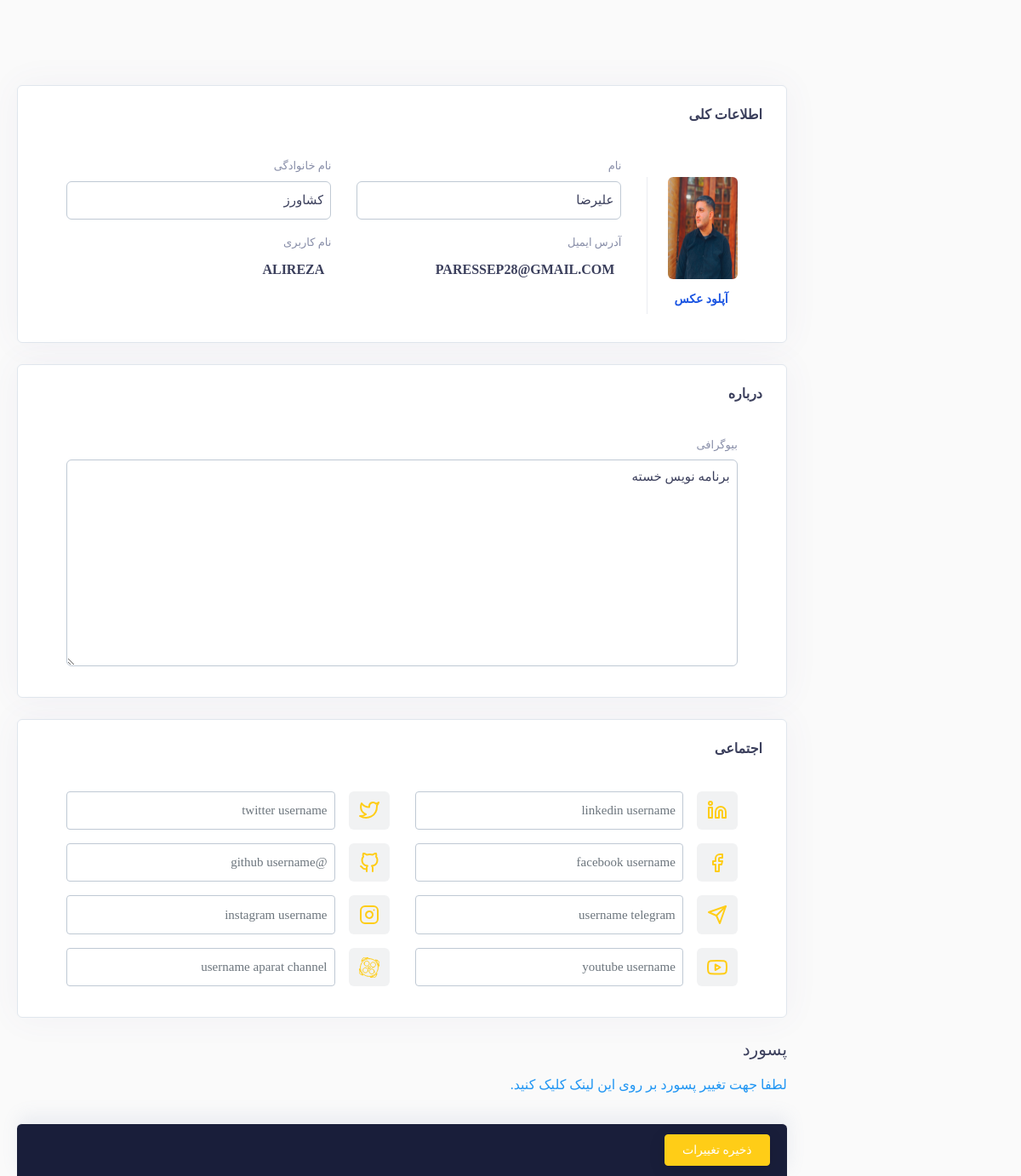
Before: /myadmin/profile (signed in) with the older database file.
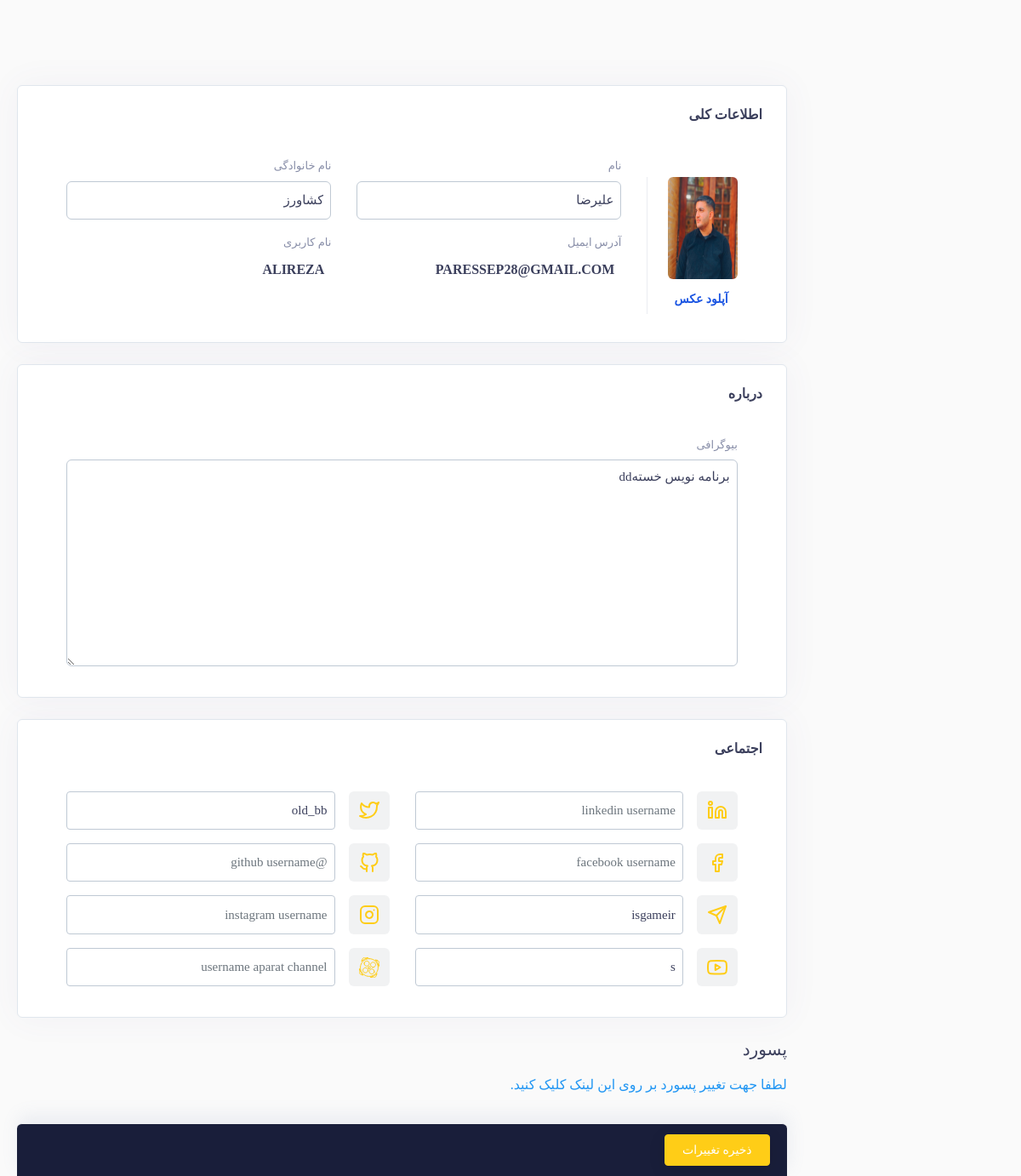
After: the same page with the newer database file.
### User/models.py (models this page shows, shortened)
class User(AbstractUser):
    active_code = models.CharField(max_length=80)
    about = models.TextField(null=True)
    avatar=models.ImageField(upload_to='Profile',blank=False,null=True)

### SiteModule/models.py (models this page shows)
class SocialMediaLink(models.Model):
    telegram = models.CharField(max_length=100, blank=True, null=True)
    aparat = models.CharField(max_length=100, blank=True, null=True)
    email = models.CharField(max_length=100, blank=True, null=True)
    instagram = models.CharField(max_length=100, blank=True, null=True)
    website = models.CharField(max_length=100, blank=True, null=True)
    youtube = models.CharField(max_length=100, blank=True, null=True)
    facebook = models.CharField(max_length=100, blank=True, null=True)
    twitter = models.CharField(max_length=100, blank=True, null=True)
    linkedin = models.CharField(max_length=100, blank=True, null=True)
    github = models.CharField(blank=True, null=True,max_length=100)
    user = models.OneToOneField(User, on_delete=models.CASCADE,unique=True,null=True)

### User/views.py (the view)
# urls.py: path('profile', views.Profile, name="profile_admin"),
def Profile(request):
    form1 = UserProfileForm(instance=request.user)
    social_link_instance = get_object_or_404(SocialMediaLink, user=request.user)
    form2=SocialLinkForm(instance=social_link_instance)
    if (request.method == "POST"):
        form1 = UserProfileForm(request.POST, request.FILES, instance=request.user)
        form2 = SocialLinkForm(request.POST,instance=social_link_instance)
        if (form1.is_valid() and form2.is_valid()):
            messages.success(request, 'اطلاعات شما با موفقیت ذخیره شد')
            form2.save()
            form1.save()
        else:
            messages.error(request, 'لطفا ورودی ها را کنترل کرده و مجددا تلاش فرمایید.')
        return redirect(reverse('profile_admin'))
    else:
        return render(request,'User/Profile.html',{
            'User':request.user,
            'form1':form1,
             'form2':form2
        })

### User/templates/User/Profile.html (shortened to what the changed rows need)
        {% extends 'shared/base.html' %}
        {% load static %}
        {% load poll_extras %}
        {% block header_reference %}
            <link rel="stylesheet" href="{% static 'admin_panel/assets/css/users/account-setting.css' %}">
            <link rel="stylesheet" href="{% static 'admin_panel/plugins/dropify/dropify.min.css' %}">
        {% endblock %}
        {% block content %}
        <form action="{% url 'profile_admin' %}" method="post" enctype="multipart/form-data">
            <div class="row layout-spacing mx-auto">
                    <div class="col-lg-12   ">
                        <div class="account-content">
                            <div class="scrollspy-example" data-spy="scroll" data-target="#account-settings-scroll"
                                 data-offset="-100">
                                <div class="row">
                                    <div class="col-xl-12 col-lg-12 col-md-12 layout-spacing">
                                        <div id="general-info" class="section general-info">
                                            <div class="info">
                                                <div class="row">
                                                    <div class="col-lg-11 mx-auto">
                                                        <div class="row">
                                                            <div class="col-xl-2 col-md-12 col-lg-12 col-md-4">
                                                                <div class="upload mt-4 mx-auto  pr-md-4">
                                                                    <div class="dropify-wrapper mx-auto has-preview">
                                                                        <div class="dropify-preview"
                                                                             style="display: block;"><span
                                                                                class="dropify-render"><img
                                                                             id="file-preview" height="200px" width="200px" src="
                                                                             {% if User.avatar.url  %}
                                                                             {{User.avatar.url}}
                                                                             {% endif %}
        "></span>
                                                                        </div>
                                                                    </div>
                                                                </div>
                                                            </div>
                                                            <div class="col-xl-10 col-lg-12 col-md-8 mt-md-0 mt-4">
                                                                <div class="form">
                                                                    <div class="row">
                                                                        <div class="col-sm-6">
                                                                            <div class="form-group">
                                                                                <label for="first_name">نام</label>
                                                                                        {{form1.first_name}}
                                                                            </div>
                                                                        </div>
                                                                        <div class="col-sm-6">
                                                                            <div class="form-group">
                                                                                <label for="last_name"> نام خانوادگی</label>
                                                                                {{form1.last_name}}
                                                                            </div>
                                                                        </div>
                                                                    </div>
                                                                    <div class="row">
                                                                        <div class="form-group col-sm-6">
                                                                            <label >آدرس ایمیل</label><br>
                                                                            <h6>{{user.email}}</h6>
                                                                        </div>
                                                                        <div class="form-group col-sm-6">
                                                                            <label >نام کاربری</label><br>
                                                                            <h6>{{user.username}}</h6>
                                                                        </div>
                                                                    </div>
                                                                </div>
                                                            </div>
                                                        </div>
                                                    </div>
                                                </div>
                                            </div>
                                        </div>
                                    </div>
                                    <div class="col-xl-12 col-lg-12 col-md-12 layout-spacing">
                                        <div id="about" class="section about">
                                            <div class="info">
                                                <div class="row">
                                                    <div class="col-md-11 mx-auto">
                                                        <div class="form-group">
                                                            <label for="about">بیوگرافی</label>
                                                                {{form1.about}}
                                                        </div>
                                                    </div>
                                                </div>
                                            </div>
                                        </div>
                                    </div>
                                    <div class="col-xl-12 col-lg-12 col-md-12 layout-spacing">
                                        <div id="social" class="section social">
                                            <div class="info">
                                                <div class="row">
                                                    <div class="col-md-11 mx-auto">
                                                        <div class="row">
                                                            <div class="col-md-6">
                                                                <div class="input-group social-linkedin mb-3">
                                                                    <div class="input-group-prepend mr-3">
                                                                    <span class="input-group-text" id="linkedin"></span>
                                                                    </div>
                                                                    {{form2.linkedin}}
                                                                </div>
                                                            </div>
                                                            <div class="col-md-6">
                                                                <div class="input-group social-tweet mb-3">
                                                                    <div class="input-group-prepend mr-3">
                                                                    <span class="input-group-text" id="tweet"></span>
                                                                    </div>
                                                                   {{form2.twitter}}
                                                                </div>
                                                            </div>
                                                        </div>
                                                    </div>
                                                    <div class="col-md-11 mx-auto">
                                                        <div class="row">
                                                            <div class="col-md-6">
                                                                <div class="input-group social-fb mb-3">
                                                                    <div class="input-group-prepend mr-3">
                                                                    <span class="input-group-text" id="fb"></span>
                                                                    </div>
                                                                  {{form2.facebook}}
                                                                </div>
                                                            </div>
                                                            <div class="col-md-6">
                                                                <div class="input-group social-github mb-3">
                                                                    <div class="input-group-prepend mr-3">
                                                                    <span class="input-group-text" id="github"></span>
                                                                    </div>
                                                               {{form2.github}}
                                                                </div>
                                                            </div>
                                                        </div>
                                                    </div>
                                                      <div class="col-md-11 mx-auto">
                                                        <div class="row">
                                                            <div class="col-md-6">
                                                                <div class="input-group social-fb mb-3">
                                                                    <div class="input-group-prepend mr-3">
                                                                    <span class="input-group-text" id="fb"></span>
                                                                    </div>
                                                               {{form2.telegram}}
                                                                </div>
                                                            </div>
                                                            <div class="col-md-6">
                                                                <div class="input-group social-github mb-3">
                                                                    <div class="input-group-prepend mr-3">
                                                                    <span class="input-group-text" id="github"></span>
                                                                    </div>
                                                           {{form2.instagram}}
                                                                </div>
                                                            </div>
                                                        </div>
                                                    </div>
                                                      <div class="col-md-11 mx-auto">
                                                        <div class="row">
                                                            <div class="col-md-6">
                                                                <div class="input-group social-fb mb-3">
                                                                    <div class="input-group-prepend mr-3">
                                                                    <span class="input-group-text" id="fb"></span>
                                                                    </div>
                                                                 {{form2.youtube}}
                                                                </div>
                                                            </div>
                                                            <div class="col-md-6">
                                                                <div class="input-group social-github mb-3">
                                                                    <div class="input-group-prepend mr-3">
                                                                    <span class="input-group-text" id="github">
            </span>
                                                                    </div>
                                                                        {{form2.aparat}}
                                                                </div>
                                                            </div>
                                                        </div>
                                                    </div>
                                                </div>
                                            </div>
                                        </div>
                                    </div>
                                </div>
                            </div>
                        </div>
            </div>
        </form>
        {% endblock %}

Changed rows visible on the page:
changed User "PARESSEP28@GMAIL.COM": about "برنامه نویس خسته" → "برنامه نویس خستهdd"
changed SocialMediaLink: twitter (not shown) → "old_bb"; telegram (not shown) → "isgameir"; youtube (not shown) → "s"
